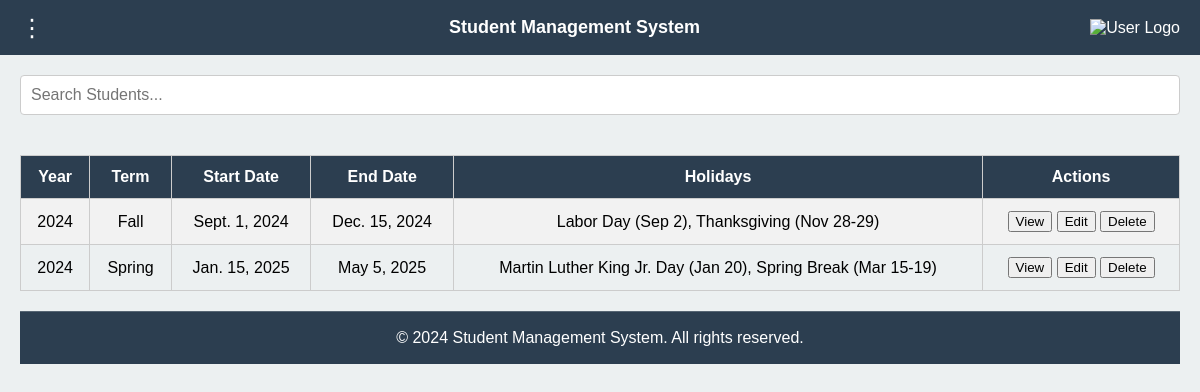
/calender, run on the app's committed database.
### myapp/models.py (models this page shows, shortened)
class AcademicCalendar(models.Model):
    year = models.CharField(max_length=10)
    term = models.CharField(max_length=20, choices=[('Fall', 'Fall'), ('Spring', 'Spring'), ('Summer', 'Summer')])
    start_date = models.DateField()
    end_date = models.DateField()
    holidays = models.TextField(blank=True)  # Can store holidays as a text list

### myproject/views.py (the view)
# urls.py: path('calender', calender, name='calender'),
def calender(req):
    calender = AcademicCalendar.objects.all()
    return render(req, 'list/calender.html', {'calender': calender})

### template/List/calender.html
{% extends 'index.html' %}
{% block body %}
<table>
    <thead>
        <tr>
            <th>Year</th>
            <th>Term</th>
            <th>Start Date</th>
            <th>End Date</th>
            <th>Holidays</th>
            <th>Actions</th>
        </tr>
    </thead>
    <tbody id="studentTable">
        <tr>
            {% for i in calender %}
            <tr>
                <td>{{i.year}}</td>
                <td>{{i.term}}</td>
                <td>{{i.start_date}}</td>
                <td>{{i.end_date}}</td>
                <td>{{i.holidays}}</td>
            <td>
                <button onclick="viewStudent(1)">View</button>
                <button onclick="editStudent(1)">Edit</button>
                <button onclick="deleteStudent(1)">Delete</button>
            </td>
            {% endfor %}
        </tr>
    </tbody>
</table>
{% endblock body %}

### template/index.html (style rules this page uses)
* { box-sizing: border-box; }
body { font-family: Arial, sans-serif; margin: 0; display: flex; flex-direction: column; height: 100vh; background-color: #f4f4f4; }
table { width: 100%; border-collapse: collapse; margin: 20px 0; }
th, td { padding: 12px; text-align: center; border: 1px solid #ccc; }
th { background-color: #2c3e50; color: #ffffff; }
tr:nth-child(even) { background-color: #f2f2f2; }

### data on the page
AcademicCalendar: year "2024", term "Fall", start_date "Sept. 1, 2024", end_date "Dec. 15, 2024", holidays "Labor Day (Sep 2), Thanksgiving (Nov 28-29)"
AcademicCalendar: year "2024", term "Spring", start_date "Jan. 15, 2025", end_date "May 5, 2025", holidays "Martin Luther King Jr. Day (Jan 20), Spring Break (Mar 15-19)"
